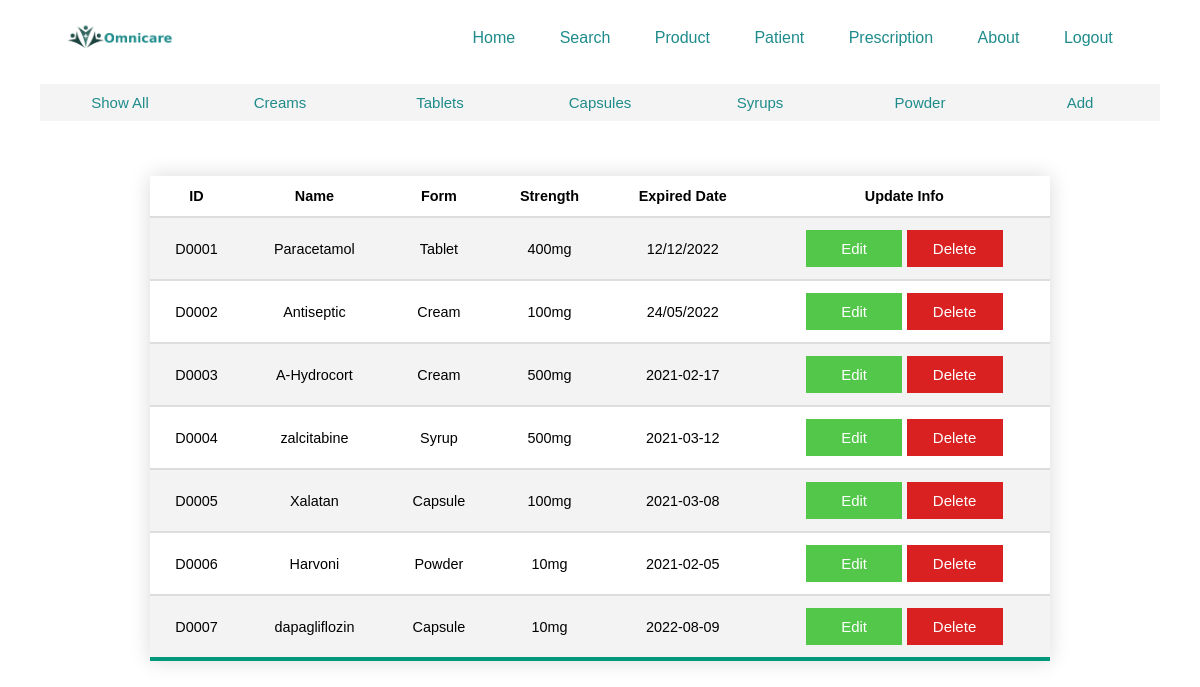
/product, run on the app's committed database.
### tables this page shows
CREATE TABLE "Drug" (
	"D_ID"	TEXT NOT NULL,
	"D_Name"	TEXT NOT NULL,
	"D_Form"	TEXT NOT NULL,
	"D_Dose"	INTEGER NOT NULL,
	"D_Expired"	TEXT NOT NULL,
	PRIMARY KEY("D_ID")
);

### controller.py (the view)
@app.route('/product')
def list_product():
	data_cream = list_dcream()
	data_tablet = list_dtablet()
	data_capsule = list_dcapsule()
	data_syrup = list_dsyrup()
	data_powder = list_dpowder()
	data_all = list_all()
	option=['Cream','Tablet','Capsule','Syrup','Powder']
	row=['']*5
	return render_template(
		'product.html',
		data_cream=data_cream,
		data_tablet=data_tablet,
		data_capsule=data_capsule,
		data_syrup=data_syrup,
		data_powder=data_powder,
		data_all=data_all,
		row=row,
		option=option)

### model.py (called while the page is built)
def list_dcream():
	with sql.connect(fx) as db:
		qry = 'select * from Drug where D_Form="Cream"'
		result = db.execute(qry)
		return result

def list_dtablet():
	with sql.connect(fx) as db:
		qry = 'select * from Drug where D_Form="Tablet"'
		result = db.execute(qry)
		return result

def list_dcapsule():
	with sql.connect(fx) as db:
		qry = 'select * from Drug where D_Form="Capsule"'
		result = db.execute(qry)
		return result

def list_dsyrup():
	with sql.connect(fx) as db:
		qry = 'select * from Drug where D_Form="Syrup"'
		result = db.execute(qry)
		return result

def list_dpowder():
	with sql.connect(fx) as db:
		qry = 'select * from Drug where D_Form="Powder"'
		result = db.execute(qry)
		return result

def list_all():
	with sql.connect(fx) as db:
		qry = 'select * from Drug'
		result = db.execute(qry)
		return result

### templates/product.html (shortened to what this page needs)
{% extends 'base.html' %}
{% block content %}
<div class="container">
	<div class="button_container" id="button">
		<button class="button" onclick="dshowall()">Show All</button>
		<button class="button" onclick="dtablet()">Creams</button>
		<button class="button" onclick="dcream()">Tablets</button>
		<button class="button" onclick="dcapsule()">Capsules</button>
		<button class="button" onclick="dsyrup()">Syrups</button>
		<button class="button" onclick="dpowder()">Powder</button>
		<button class="button" onclick="dshowadd()">Add</button>
	</div>
	<br>
	<div class="div_container">
		<div id="dform0" class="tableset">
			<table class="tab1">
				<tr>
					<th>ID</th>
					<th>Name</th>
					<th>Form</th>
					<th>Strength</th>
					<th>Expired Date</th>
					<th>Update Info</th>
				</tr>
				{% for i in data_all %}
				<tr>
					<td>{{i[0]}}</td>
					<td>{{i[1]}}</td>
					<td>{{i[2]}}</td>
					<td>{{i[3]}}<span>mg</span></td>
					<td>{{i[4]}}</td>
					<td>
						<a href='/nano/{{i[0]}}'>
							<button class="edit" type="button">Edit</button>
						</a>
						<a href='/purge/{{i[0]}}'>
							<button class="update" type="button">Delete</button>
						</a>
					</td>
				</tr>
				{% endfor %}
			</table>
		</div>
	</div>
</div>
{% endblock %}

### templates/base.html (shortened to what this page needs)
<!DOCTYPE html>
<html>
<head>
</head>
<link rel="stylesheet" type="text/css" href="static/css/pure.css">
<link rel="stylesheet" type="text/css" href="static/css/cssvs2g.css">
<body>
	<header class="header">
		<img class="logo" src="static/images/logo.png">
		<nav>
			<ul class="navlink">
				<li><a href="/main">Home</a></li>
				<li><a href="/search">Search</a></li>
				<li><a href="/product">Product</a></li>
				<li><a href="/patient">Patient</a></li>
				<li><a href="/prescription">Prescription</a></li>
				<li><a href="/about">About</a></li>
				<li><a href="/logout">Logout</a></li>
			</ul>
		</nav>
	</header>
	<div>
		{% block content %}
		{% endblock %}
	</div>
</body>
</html>

### static/css/pure.css (style rules this page uses)
* { font-family: 'Montserrat Alternates', sans-serif; }
.header { display: flex; justify-content: flex-end; align-items: center; padding: 5px 5%; }
.header li, a { color:#1F8B8B; text-decoration:none; font-size:16px; font-weight:500; }
.logo { cursor: pointer; max-width:10%; height:auto; margin-right: auto; }
.navlink { list-style: none; text-decoration:none; font-size:16px; }
.navlink li { display: inline-block; padding: 0px 20px; }
.navlink li a { transition: all 0.3s ease 0s; }

### static/css/cssvs2g.css (style rules this page uses)
#dform0 { display: block; }
.container { max-width: auto; display: flex; flex-direction: column; align-items: center; justify-content: center; margin-top: 1rem; }
.main_container, .div_container, { display: flex; max-width: auto; flex-direction: column; align-items: center; justify-content: center; }
.button_container { display: flex; flex-direction: row; align-items: center; justify-content: center; }
.button { position: relative; background: #F4F4F4; width: 10rem; margin-bottom: 2rem; border: none; outline: none; font-size: 15px; cursor:pointer; padding: 10px; color: #1F8B8B; }
.edit { position: relative; background: #52c74a; width: 6rem; border: none; outline: none; font-size: 15px; cursor:pointer; padding: 10px; color: #ffffff; }
.update { position: relative; background: #d92121; width: 6rem; border: none; outline: none; font-size: 15px; cursor:pointer; padding: 10px; color: #ffffff; }
.button::after { content: ''; position: absolute; width: 100%; height: 0.175rem; left: 0; bottom: 0; background: #1F8B8B; }
.button::after { transform: scale(0,1); transition: transform 0.3s ease; }
.tab1 { border-collapse: collapse; margin: 5px 0; font-size: 0.9em; font-family: sans-serif; min-width: 900px; box-shadow: 0 0 20px rgba(0, 0, 0, 0.15); }
.tab1 th, .tab1 td { padding: 12px 15px; }
.tab1 tbody tr { border-bottom: 2px solid #dddddd; }
.tab1 tbody tr:nth-of-type(even) { background-color: #f3f3f3; }
.tab1 tbody tr:last-of-type { border-bottom: 4px solid #009879; }
.tab1 td { text-align: center; vertical-align: middle; }
.tableset { display: flex; justify-content: center; align-items: center; max-height: auto; max-width: auto; margin-right: 100px; margin-left: 100px; }
.logo { cursor: pointer; max-width:10%; height:auto; margin-right: auto; }

### data on the page
Drug: D_ID "D0001", D_Name "Paracetamol", D_Form "Tablet", D_Dose "400", D_Expired "12/12/2022"
Drug: D_ID "D0002", D_Name "Antiseptic", D_Form "Cream", D_Dose "100", D_Expired "24/05/2022"
Drug: D_ID "D0003", D_Name "A-Hydrocort", D_Form "Cream", D_Dose "500", D_Expired "2021-02-17"
Drug: D_ID "D0004", D_Name "zalcitabine", D_Form "Syrup", D_Dose "500", D_Expired "2021-03-12"
Drug: D_ID "D0005", D_Name "Xalatan", D_Form "Capsule", D_Dose "100", D_Expired "2021-03-08"
Drug: D_ID "D0006", D_Name "Harvoni", D_Form "Powder", D_Dose "10", D_Expired "2021-02-05"
Drug: D_ID "D0007", D_Name "dapagliflozin", D_Form "Capsule", D_Dose "10", D_Expired "2022-08-09"
